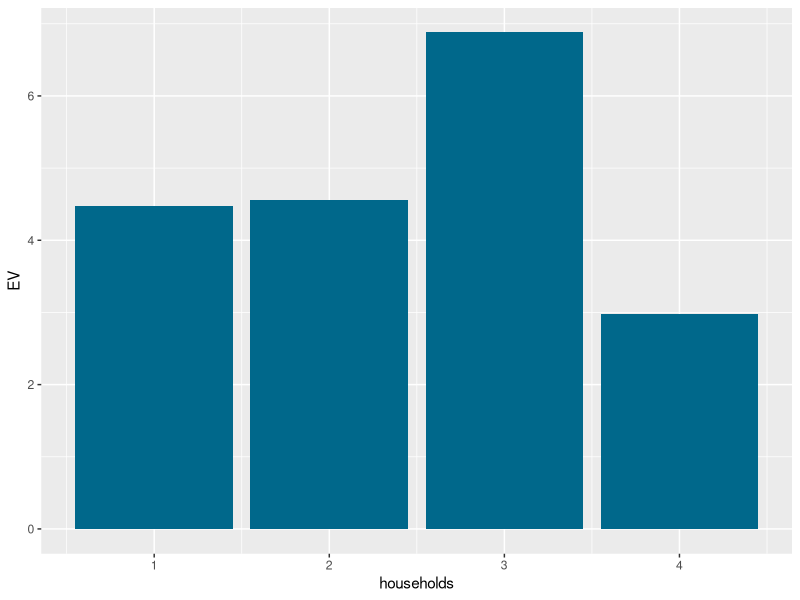

Write the R code that produced this figure.
## ---- chunk 1
EV = c(4.477258, 4.563746, 6.879769, 2.974647)
households = c(1:4)
dat = data.frame(EV,households)
library(ggplot2)
c <- ggplot(dat, aes(x = households, y = EV))
     c + geom_bar(stat = "identity", fill = I("deepskyblue4"))
